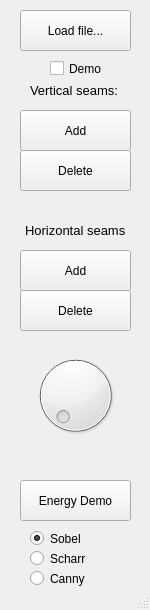
<?xml version="1.0" encoding="UTF-8"?>
<ui version="4.0">
 <class>guiClass</class>
 <widget class="QMainWindow" name="guiClass">
  <property name="geometry">
   <rect>
    <x>0</x>
    <y>0</y>
    <width>150</width>
    <height>610</height>
   </rect>
  </property>
  <property name="minimumSize">
   <size>
    <width>150</width>
    <height>0</height>
   </size>
  </property>
  <property name="maximumSize">
   <size>
    <width>150</width>
    <height>610</height>
   </size>
  </property>
  <property name="cursor">
   <cursorShape>ArrowCursor</cursorShape>
  </property>
  <property name="windowTitle">
   <string>Seam Carving</string>
  </property>
  <property name="windowIcon">
   <iconset>
    <normaloff>../../../../../../Downloads/camera-icon-png-camera-128.png</normaloff>../../../../../../Downloads/camera-icon-png-camera-128.png</iconset>
  </property>
  <property name="windowOpacity">
   <double>1.000000000000000</double>
  </property>
  <widget class="QWidget" name="centralWidget">
   <widget class="QPushButton" name="addV">
    <property name="geometry">
     <rect>
      <x>20</x>
      <y>110</y>
      <width>111</width>
      <height>41</height>
     </rect>
    </property>
    <property name="text">
     <string>Add</string>
    </property>
   </widget>
   <widget class="QPushButton" name="delV">
    <property name="geometry">
     <rect>
      <x>20</x>
      <y>150</y>
      <width>111</width>
      <height>41</height>
     </rect>
    </property>
    <property name="text">
     <string>Delete</string>
    </property>
   </widget>
   <widget class="QLabel" name="label">
    <property name="geometry">
     <rect>
      <x>30</x>
      <y>70</y>
      <width>91</width>
      <height>41</height>
     </rect>
    </property>
    <property name="font">
     <font>
      <pointsize>10</pointsize>
      <weight>50</weight>
      <italic>false</italic>
      <bold>false</bold>
      <underline>false</underline>
      <strikeout>false</strikeout>
     </font>
    </property>
    <property name="layoutDirection">
     <enum>Qt::LeftToRight</enum>
    </property>
    <property name="text">
     <string>Vertical seams:</string>
    </property>
   </widget>
   <widget class="QLabel" name="label_2">
    <property name="geometry">
     <rect>
      <x>25</x>
      <y>210</y>
      <width>101</width>
      <height>41</height>
     </rect>
    </property>
    <property name="font">
     <font>
      <pointsize>10</pointsize>
      <weight>50</weight>
      <italic>false</italic>
      <bold>false</bold>
      <underline>false</underline>
      <strikeout>false</strikeout>
     </font>
    </property>
    <property name="layoutDirection">
     <enum>Qt::LeftToRight</enum>
    </property>
    <property name="text">
     <string>Horizontal seams:</string>
    </property>
   </widget>
   <widget class="QPushButton" name="addH">
    <property name="geometry">
     <rect>
      <x>20</x>
      <y>250</y>
      <width>111</width>
      <height>41</height>
     </rect>
    </property>
    <property name="text">
     <string>Add</string>
    </property>
   </widget>
   <widget class="QPushButton" name="delH">
    <property name="geometry">
     <rect>
      <x>20</x>
      <y>290</y>
      <width>111</width>
      <height>41</height>
     </rect>
    </property>
    <property name="text">
     <string>Delete</string>
    </property>
   </widget>
   <widget class="QDial" name="number">
    <property name="geometry">
     <rect>
      <x>20</x>
      <y>350</y>
      <width>111</width>
      <height>91</height>
     </rect>
    </property>
   </widget>
   <widget class="QCheckBox" name="demo">
    <property name="geometry">
     <rect>
      <x>50</x>
      <y>60</y>
      <width>70</width>
      <height>17</height>
     </rect>
    </property>
    <property name="text">
     <string>Demo</string>
    </property>
   </widget>
   <widget class="QPushButton" name="energy">
    <property name="geometry">
     <rect>
      <x>20</x>
      <y>480</y>
      <width>111</width>
      <height>41</height>
     </rect>
    </property>
    <property name="text">
     <string>Energy Demo</string>
    </property>
   </widget>
   <widget class="QRadioButton" name="sobel">
    <property name="geometry">
     <rect>
      <x>30</x>
      <y>530</y>
      <width>82</width>
      <height>17</height>
     </rect>
    </property>
    <property name="text">
     <string>Sobel</string>
    </property>
    <property name="checked">
     <bool>true</bool>
    </property>
   </widget>
   <widget class="QRadioButton" name="scharr">
    <property name="geometry">
     <rect>
      <x>30</x>
      <y>550</y>
      <width>82</width>
      <height>17</height>
     </rect>
    </property>
    <property name="text">
     <string>Scharr</string>
    </property>
   </widget>
   <widget class="QRadioButton" name="canny">
    <property name="geometry">
     <rect>
      <x>30</x>
      <y>570</y>
      <width>82</width>
      <height>17</height>
     </rect>
    </property>
    <property name="text">
     <string>Canny</string>
    </property>
   </widget>
   <widget class="QPushButton" name="load">
    <property name="geometry">
     <rect>
      <x>20</x>
      <y>10</y>
      <width>111</width>
      <height>41</height>
     </rect>
    </property>
    <property name="text">
     <string>Load file...</string>
    </property>
   </widget>
   <widget class="QLabel" name="label_3">
    <property name="geometry">
     <rect>
      <x>60</x>
      <y>430</y>
      <width>91</width>
      <height>41</height>
     </rect>
    </property>
    <property name="font">
     <font>
      <pointsize>10</pointsize>
      <weight>50</weight>
      <italic>false</italic>
      <bold>false</bold>
      <underline>false</underline>
      <strikeout>false</strikeout>
     </font>
    </property>
    <property name="layoutDirection">
     <enum>Qt::LeftToRight</enum>
    </property>
    <property name="text">
     <string/>
    </property>
   </widget>
  </widget>
  <widget class="QStatusBar" name="statusBar"/>
 </widget>
 <layoutdefault spacing="6" margin="11"/>
 <resources>
  <include location="seam_carving.qrc"/>
 </resources>
 <connections/>
</ui>
